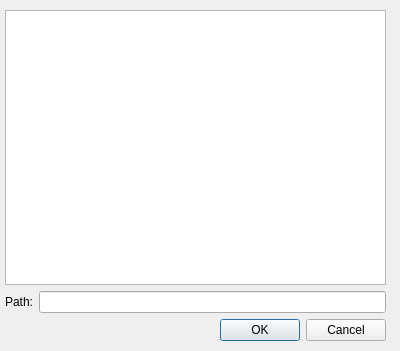
<?xml version="1.0" encoding="UTF-8"?>
<ui version="4.0">
 <class>GitOpenRepoDialog</class>
 <widget class="QDialog" name="GitOpenRepoDialog">
  <property name="geometry">
   <rect>
    <x>0</x>
    <y>0</y>
    <width>400</width>
    <height>351</height>
   </rect>
  </property>
  <property name="windowTitle">
   <string>Dialog</string>
  </property>
  <widget class="QWidget" name="layoutWidget">
   <property name="geometry">
    <rect>
     <x>5</x>
     <y>10</y>
     <width>381</width>
     <height>331</height>
    </rect>
   </property>
   <layout class="QVBoxLayout" name="verticalLayout_2">
    <item>
     <layout class="QVBoxLayout" name="verticalLayout">
      <item>
       <widget class="QTreeView" name="treeView"/>
      </item>
      <item>
       <layout class="QHBoxLayout" name="horizontalLayout">
        <item>
         <widget class="QLabel" name="label">
          <property name="text">
           <string>Path:</string>
          </property>
         </widget>
        </item>
        <item>
         <widget class="QLineEdit" name="lineEdit"/>
        </item>
       </layout>
      </item>
     </layout>
    </item>
    <item>
     <layout class="QHBoxLayout" name="horizontalLayout_2">
      <item>
       <spacer name="horizontalSpacer">
        <property name="orientation">
         <enum>Qt::Horizontal</enum>
        </property>
        <property name="sizeHint" stdset="0">
         <size>
          <width>108</width>
          <height>20</height>
         </size>
        </property>
       </spacer>
      </item>
      <item>
       <widget class="QPushButton" name="pushButton">
        <property name="text">
         <string>OK</string>
        </property>
       </widget>
      </item>
      <item>
       <widget class="QPushButton" name="pushButton_2">
        <property name="text">
         <string>Cancel</string>
        </property>
       </widget>
      </item>
     </layout>
    </item>
   </layout>
  </widget>
 </widget>
 <resources/>
 <connections>
  <connection>
   <sender>pushButton</sender>
   <signal>clicked()</signal>
   <receiver>GitOpenRepoDialog</receiver>
   <slot>accept()</slot>
   <hints>
    <hint type="sourcelabel">
     <x>257</x>
     <y>325</y>
    </hint>
    <hint type="destinationlabel">
     <x>145</x>
     <y>317</y>
    </hint>
   </hints>
  </connection>
  <connection>
   <sender>pushButton_2</sender>
   <signal>clicked()</signal>
   <receiver>GitOpenRepoDialog</receiver>
   <slot>close()</slot>
   <hints>
    <hint type="sourcelabel">
     <x>347</x>
     <y>332</y>
    </hint>
    <hint type="destinationlabel">
     <x>37</x>
     <y>314</y>
    </hint>
   </hints>
  </connection>
 </connections>
</ui>
